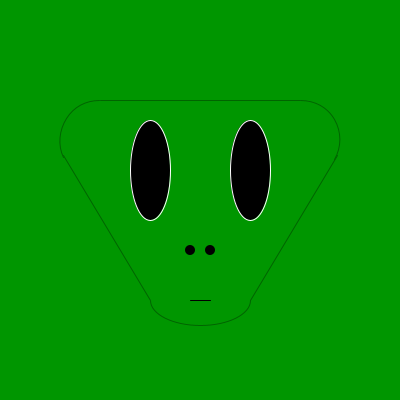
Frame 1 (no input)
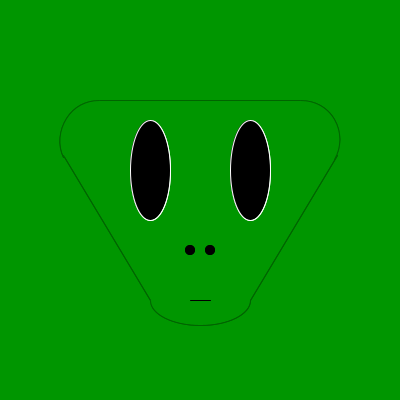
Frame 2 (the mouse pressed at the canvas centre, redrawn once)

The Processing sketch that drew these frames (run headless with seeded random() and noise(); the mouse was pressed at the canvas centre and the sketch redrawn once):

// Processing sketch: processing_44505
// ── processing_44505.pde

void setup(){
size(400,400);
background(0,150,0);
}

void draw(){
fill(0,150,0);
stroke(0,100,0);
line(100, 100, 300, 100);
arc(100,140,80,80,6*PI/7,TWO_PI-PI/2);
arc(300,140,80,80,TWO_PI-PI/2, TWO_PI+PI/6);
line(63, 155, 150, 300);
line(337, 155, 250, 300);
arc(200,300,100,50,0,PI);
noStroke();
stroke(0);
line(190,300,210,300);
fill(0);
stroke(255);
ellipse(150,170,40,100);
ellipse(250,170,40,100);
noFill();
noStroke();
fill(0);
ellipse(190,250,10,10);
ellipse(210,250,10,10);
noLoop();
}
